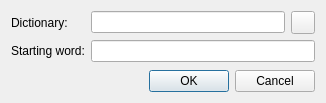
<?xml version="1.0" encoding="UTF-8"?>
<ui version="4.0">
 <class>Options</class>
 <widget class="QDialog" name="Options">
  <property name="geometry">
   <rect>
    <x>0</x>
    <y>0</y>
    <width>326</width>
    <height>103</height>
   </rect>
  </property>
  <property name="windowTitle">
   <string>Search parameters</string>
  </property>
  <layout class="QGridLayout" name="gridLayout">
   <item row="0" column="0">
    <widget class="QLabel" name="label">
     <property name="text">
      <string>Dictionary:</string>
     </property>
    </widget>
   </item>
   <item row="0" column="1">
    <layout class="QHBoxLayout" name="horizontalLayout">
     <item>
      <widget class="QLineEdit" name="lineDictionary"/>
     </item>
     <item>
      <widget class="QToolButton" name="toolDictionary">
       <property name="toolTip">
        <string>Select a dictionary</string>
       </property>
      </widget>
     </item>
    </layout>
   </item>
   <item row="1" column="0">
    <widget class="QLabel" name="label_2">
     <property name="text">
      <string>Starting word:</string>
     </property>
    </widget>
   </item>
   <item row="1" column="1">
    <widget class="QLineEdit" name="lineWord"/>
   </item>
   <item row="2" column="0" colspan="2">
    <spacer name="verticalSpacer">
     <property name="orientation">
      <enum>Qt::Vertical</enum>
     </property>
     <property name="sizeHint" stdset="0">
      <size>
       <width>20</width>
       <height>0</height>
      </size>
     </property>
    </spacer>
   </item>
   <item row="3" column="0" colspan="2">
    <widget class="QDialogButtonBox" name="buttonBox">
     <property name="orientation">
      <enum>Qt::Horizontal</enum>
     </property>
     <property name="standardButtons">
      <set>QDialogButtonBox::Cancel|QDialogButtonBox::Ok</set>
     </property>
    </widget>
   </item>
  </layout>
 </widget>
 <resources/>
 <connections>
  <connection>
   <sender>buttonBox</sender>
   <signal>accepted()</signal>
   <receiver>Options</receiver>
   <slot>slotAccept()</slot>
   <hints>
    <hint type="sourcelabel">
     <x>233</x>
     <y>329</y>
    </hint>
    <hint type="destinationlabel">
     <x>157</x>
     <y>274</y>
    </hint>
   </hints>
  </connection>
  <connection>
   <sender>buttonBox</sender>
   <signal>rejected()</signal>
   <receiver>Options</receiver>
   <slot>reject()</slot>
   <hints>
    <hint type="sourcelabel">
     <x>301</x>
     <y>335</y>
    </hint>
    <hint type="destinationlabel">
     <x>286</x>
     <y>274</y>
    </hint>
   </hints>
  </connection>
  <connection>
   <sender>toolDictionary</sender>
   <signal>clicked()</signal>
   <receiver>Options</receiver>
   <slot>slotSelectDictionary()</slot>
   <hints>
    <hint type="sourcelabel">
     <x>410</x>
     <y>68</y>
    </hint>
    <hint type="destinationlabel">
     <x>559</x>
     <y>71</y>
    </hint>
   </hints>
  </connection>
  <connection>
   <sender>lineDictionary</sender>
   <signal>textChanged(QString)</signal>
   <receiver>Options</receiver>
   <slot>slotCheckData()</slot>
   <hints>
    <hint type="sourcelabel">
     <x>178</x>
     <y>73</y>
    </hint>
    <hint type="destinationlabel">
     <x>622</x>
     <y>178</y>
    </hint>
   </hints>
  </connection>
  <connection>
   <sender>lineWord</sender>
   <signal>textChanged(QString)</signal>
   <receiver>Options</receiver>
   <slot>slotCheckData()</slot>
   <hints>
    <hint type="sourcelabel">
     <x>165</x>
     <y>101</y>
    </hint>
    <hint type="destinationlabel">
     <x>580</x>
     <y>211</y>
    </hint>
   </hints>
  </connection>
 </connections>
 <slots>
  <slot>slotAccept()</slot>
  <slot>slotSelectDictionary()</slot>
  <slot>slotCheckData()</slot>
 </slots>
</ui>
